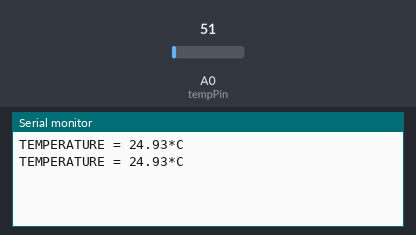
The sketch below on a simulated Arduino Uno, built with avr-gcc and run on an emulated ATmega328P. Parts: the last lines printed to the serial monitor. Inputs (shaded band) come from the test bench; at power-on: A0 (tempPin) = 51.

Above: at 1.8 s.
1.9 s: A0 (tempPin) set to 61
At 2.8 s:
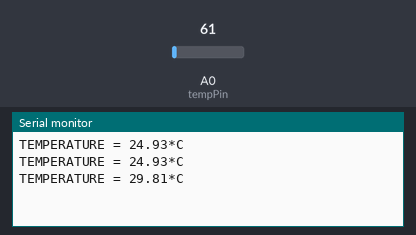
3.4 s: A0 (tempPin) set to 71
At 4.6 s:
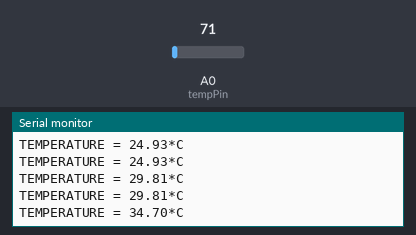
Timing chart, 0 to 6.4 s (numbered marks = the images above; inputs shaded):
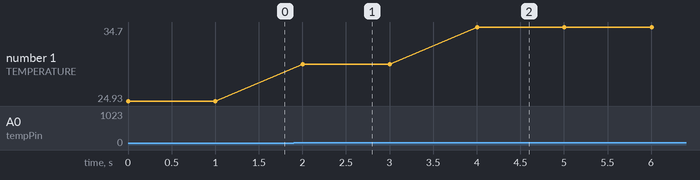

Measured:
- after the input at 1.9 s, the serial monitor: prints a new line after 0.10 s (image 1)
- after the input at 3.4 s, the serial monitor: prints a new line after 0.60 s (image 2)
- plotted number 1: 24.93 → 29.81 after the input at 1.9 s, 29.81 → 34.7 after the input at 3.4 s

The sketch:

CapteurTemperature.ino
```cpp
float temp;
int tempPin = 0;

void setup()

{

Serial.begin(115200);

}

void loop()
{

temp = analogRead(tempPin);

temp = temp *5/1023*100;

Serial.print("TEMPERATURE = ");

Serial.print(temp);

Serial.print("*C");

Serial.println();

delay(1000);

}
```
